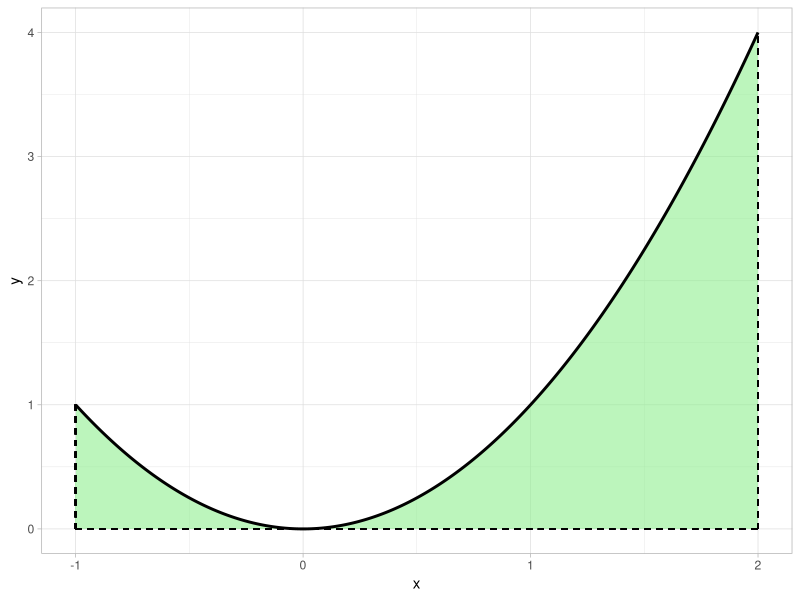
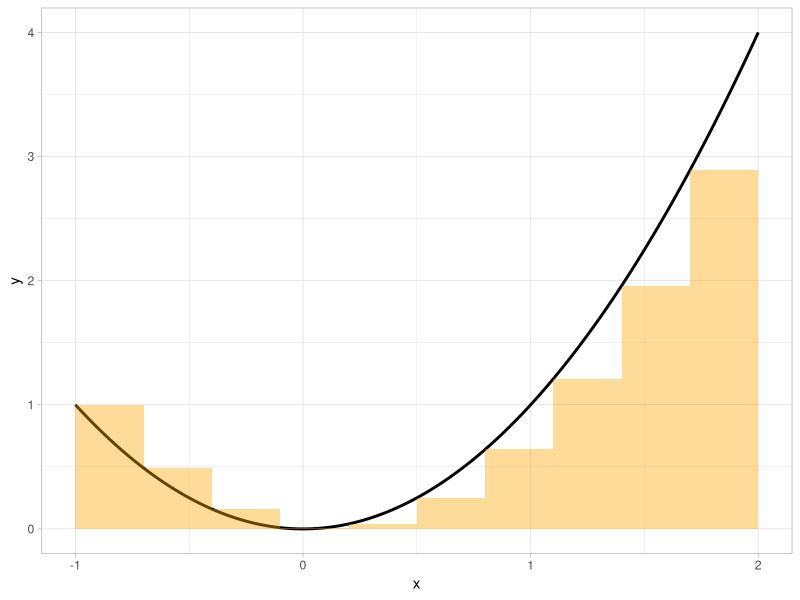

Source code (R) for these figures, in order:
## ---- chunk 1
f <- function(x) { x^2 }
## ---- chunk 2
integral<-integrate(f,lower = -1,upper = 2) 
integral
## ---- chunk 3
library(ggplot2)

x_vals <- seq(-1, 2, length.out = 1000) 
y_vals <- f(x_vals) 
dat <- data.frame(x = x_vals, y = y_vals)

ggplot(dat, mapping = aes(x = x, y = y)) +
geom_area(fill = "lightgreen", alpha = 0.6) +
geom_line(color = "black", linewidth = 1) +
geom_segment(x = -1, xend = -1, y = 0, yend = f(-1), linetype = "dashed", color = "black") + 
geom_segment(x = 2, xend = 2, y = 0, yend = f(2), linetype = "dashed", color = "black") + 
geom_segment(x = -1, xend = 2, y = 0, yend = 0, linetype = "dashed", color = "black") + 
theme_light()
## ---- chunk 4
rect_integral<-function(f, a, b, n){ 
dx<-(b - a) / n 
x<-seq(a, b - dx, by = dx) 
sum(f(x) * dx) 
}
approx<- rect_integral(f, -1, 2, 1000) 
exact<- integrate(f, -1, 2)$value

approx 
exact 
## ---- chunk 5
n<- 10 
a<- -1 
b<- 2 
dx<- (b - a)/n

x_rect<- seq(a, b - dx, by = dx) 
y_rect<- f(x_rect)
dat_rect<- data.frame(x = x_rect, y = y_rect)

ggplot(dat, aes(x, y)) + 
geom_line(color = "black", linewidth = 1) + 
geom_rect(data = dat_rect, aes(xmin = x, xmax = x + dx, ymin = 0, ymax = y), fill = "orange", alpha = 0.4) + theme_light()
